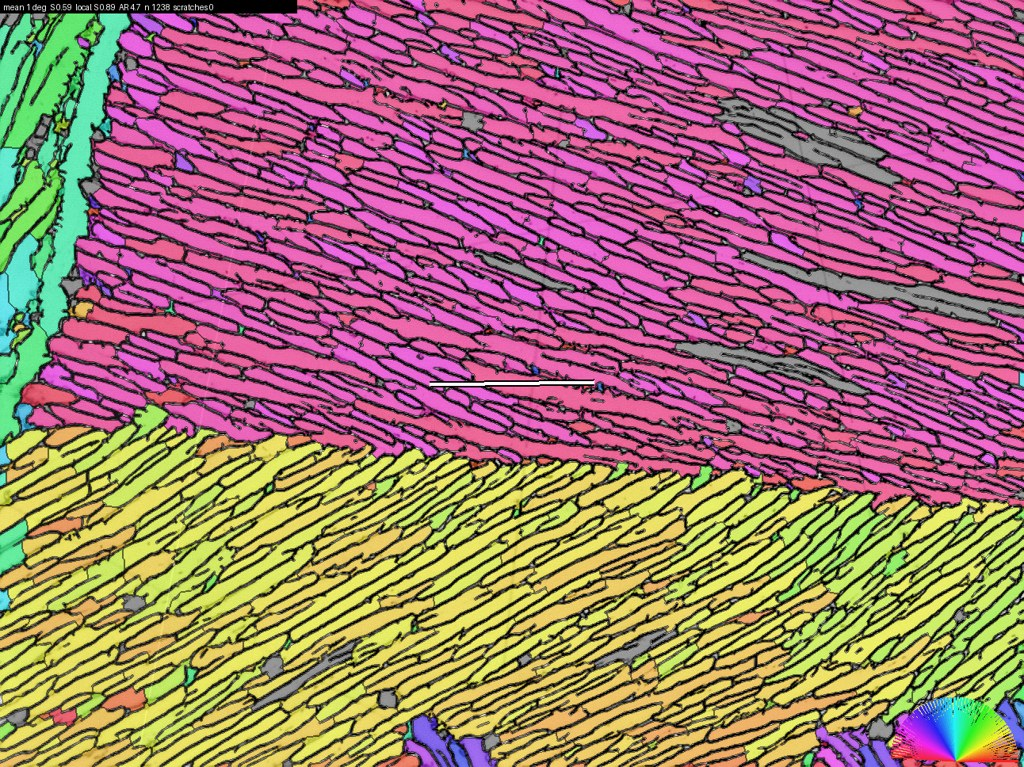
#> input picture results/flakes/scratched_test/faint/outputs/overlays/Ti64_28.jpg, 1024 x 767 px, given in place of Ti64_20.jpg, which was not available
$ python scratch_paste.py --src ../results/flakes/scratched_test/faint/outputs/overlays
#> lines starting #> are read from the running program, lines starting #| are printed output that depends on the picture; after the words box and inside, x2 and y2 are one past the last pixel; in counts of white or black regions, pixels touching at a corner belong together
#> in write_dataset, im is the input picture: shape (767, 1024, 3); mean R, G, B 158.8, 114.1, 110.3
"""Paste fake polishing scratches onto real micrographs, keeping the truth apart: the real-texture scratch test.

The real Ti64 images have no known scratches, so scratch handling on real texture cannot be scored on them.
This writes scratched copies with an exact record of where every scratch is, so the evaluator can score
(1) how many pasted scratches the method finds, and (2) how much the scratches change the measurements,
against the method's own result on the clean original.

Blindness: the positions come from a seed drawn from the operating system's entropy, written only into the
truth folder. This script prints counts only. Methods never see the truth folder (tests/test_leakage.py),
and the evaluator alone reads it.

Scratch model (bright-field optical polishing damage):
- 2-6 scratches per image; ~60 % along one common polishing direction (+-10 deg), the rest at random angles;
  directions are not chosen relative to the laths, so some run along them (the hard case);
- straight, 0.3-1.0 x the image diagonal long, 1-3 px wide, Gaussian cross-profile;
- ~70 % dark, ~30 % light, varying slowly along the length, with short dropouts (intermittent scratches);
- severity "faint": contrast 0.15-0.4 of the image's 5-95 % intensity range, 1-3 px wide;
  "strong": contrast 0.5-1.0, 2-4 px wide.

Writes, under the output folder:
    images/<name>.png             the scratched copy (what a method sees)
    truth/scratch/<name>.png      255 where a scratch crosses the local lath direction by >= 15 deg,
                                  128 where it runs along it (local direction from the clean image's structure tensor)
    truth/images.csv              per image: source file, number of scratches, seed (no positions)

    python -m src.scratch_paste --src $MICROGRAPHS_DIR/01_BEST_Ti64_lamellar_bimodal/data --out data/Ti64_scratched
"""

import argparse
import os
from pathlib import Path

import numpy as np
import pandas as pd
from PIL import Image
from scipy import ndimage as ndi
from skimage.feature import structure_tensor

PARALLEL_DEG = 15.0


def lath_direction(gray: np.ndarray, sigma: float = 7.5) -> np.ndarray:
    """Local lath direction (deg, x right, y up, counterclockwise) from the structure tensor of the clean image.
    Written here on purpose, apart from the method's own code: the truth must not depend on the method."""
    arr, acc, aqq = structure_tensor(ndi.gaussian_filter(gray, 1.0), sigma=sigma, order="rc")
    grad = 0.5 * np.degrees(np.arctan2(-2 * acc, aqq - arr))
    return (grad + 90) % 180


SEVERITY = {"faint": {"contrast": (0.15, 0.4), "width": (1.0, 3.0)},
            "strong": {"contrast": (0.5, 1.0), "width": (2.0, 4.0)}}


def paste(gray: np.ndarray, rng: np.random.Generator, severity: str = "faint") -> tuple[np.ndarray, np.ndarray, int]:
    """gray in [0, 1]. Returns the scratched image, the truth code map (255 crossing, 128 parallel), and the count."""
#> called with severity = 'faint'
    h, w = gray.shape
#> h = 767; w = 1024
    rows, cols = np.mgrid[0:h, 0:w]
    spread = float(np.subtract(*np.percentile(gray, [95, 5])))
#> spread = 0.692
    out = gray.copy()
    mask = np.zeros((h, w), bool)
    angle_of = np.full((h, w), np.nan)
    n = int(rng.integers(2, 7))
    polish = rng.uniform(0, 180)
    diag = np.hypot(h, w)
#> diag = 1279.4
    for _ in range(n):
        angle = (polish + rng.uniform(-10, 10)) % 180 if rng.uniform() < 0.6 else rng.uniform(0, 180)
        t = np.deg2rad(angle)
        r0, c0 = rng.uniform(0.15 * h, 0.85 * h), rng.uniform(0.15 * w, 0.85 * w)
        dist = np.abs((cols - c0) * np.sin(t) + (rows - r0) * np.cos(t))
        along = (cols - c0) * np.cos(t) - (rows - r0) * np.sin(t)
        half_len = rng.uniform(0.15, 0.5) * diag
        width = rng.uniform(*SEVERITY[severity]["width"])
        # contrast varying slowly along the length, with short dropouts
        positions = np.arange(-int(diag), int(diag) + 1)
        slow = ndi.gaussian_filter1d(rng.normal(0, 1, positions.size), 40)
        slow = 0.6 + 0.4 * (slow - slow.min()) / max(np.ptp(slow), 1e-9)
        drop = ndi.binary_dilation(rng.uniform(size=positions.size) < 0.004, iterations=int(rng.integers(3, 12)))
        strength = np.where(drop, 0.0, slow)
        idx = np.clip(np.round(along).astype(int) + int(diag), 0, positions.size - 1)
        amp = rng.uniform(*SEVERITY[severity]["contrast"]) * spread * (-1 if rng.uniform() < 0.7 else 1)
        on = (np.abs(along) < half_len) & (strength[idx] > 0)
        profile = np.exp(-0.5 * (dist / (width / 2)) ** 2) * on * strength[idx]
        out = out + amp * profile
        this = (dist <= width / 2 + 0.5) & on
        mask |= this
        angle_of[this] = angle
#> this loop made 5 passes
#> amp on passes 1 to 5: 0.258, -0.263, -0.243, -0.123, 0.273
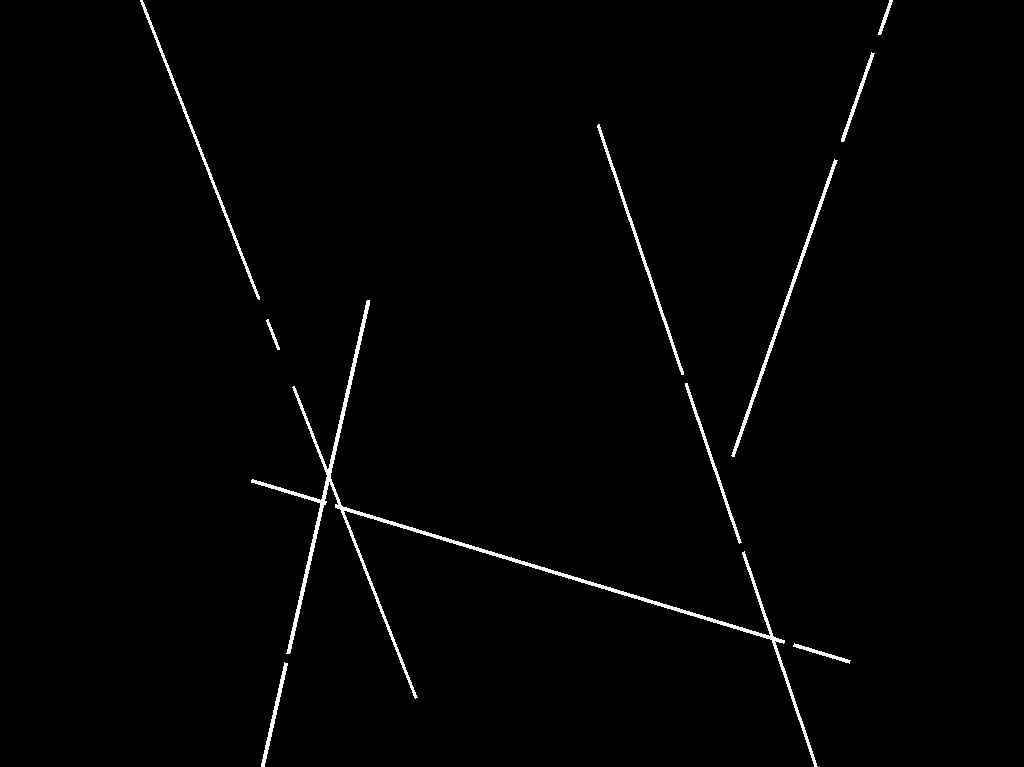
#> mask: shape (767, 1024) bool; 1.2% white; 10 white regions, largest, box (x1, y1, x2, y2) and area: (251, 300, 818, 767) 5104, (731, 159, 838, 457) 1137, (140, 0, 260, 300) 965
    lath = lath_direction(gray)
#> in lath_direction, `arr, acc, aqq = structure_tensor(ndi.gaussian_filter(gray, 1.0), sigma..`:
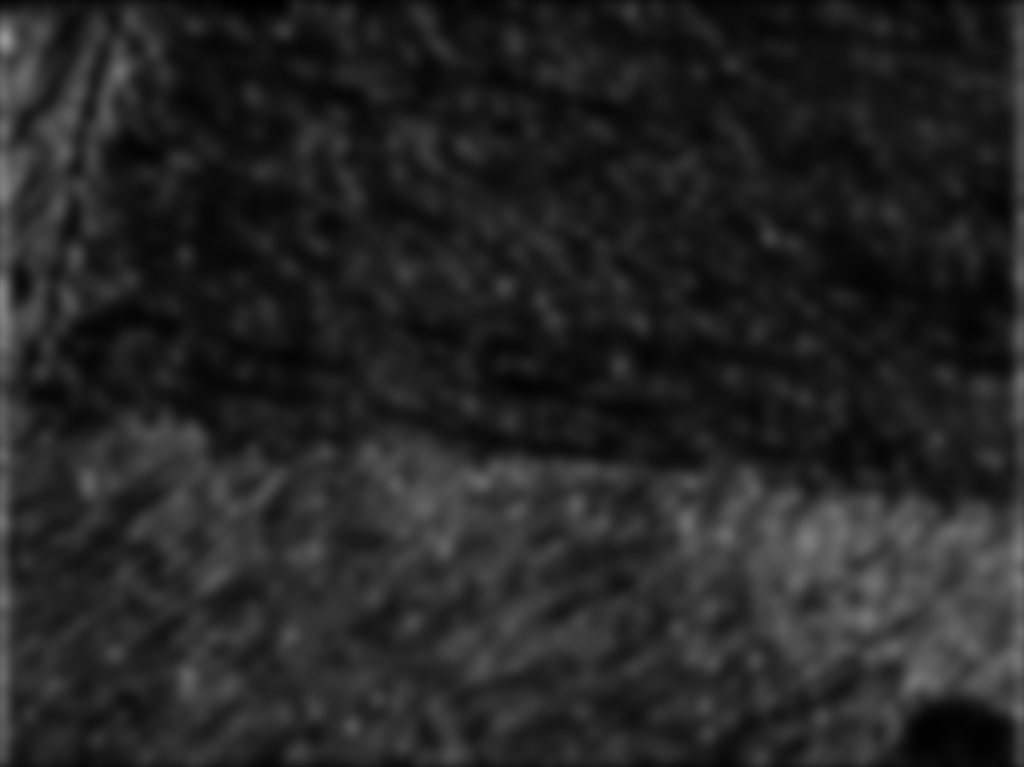
#> aqq: shape (767, 1024) float64; min 0.00202, max 0.595, mean 0.146
#> in lath_direction, `grad = 0.5 * np.degrees(np.arctan2(-2 * acc, aqq - arr))`:
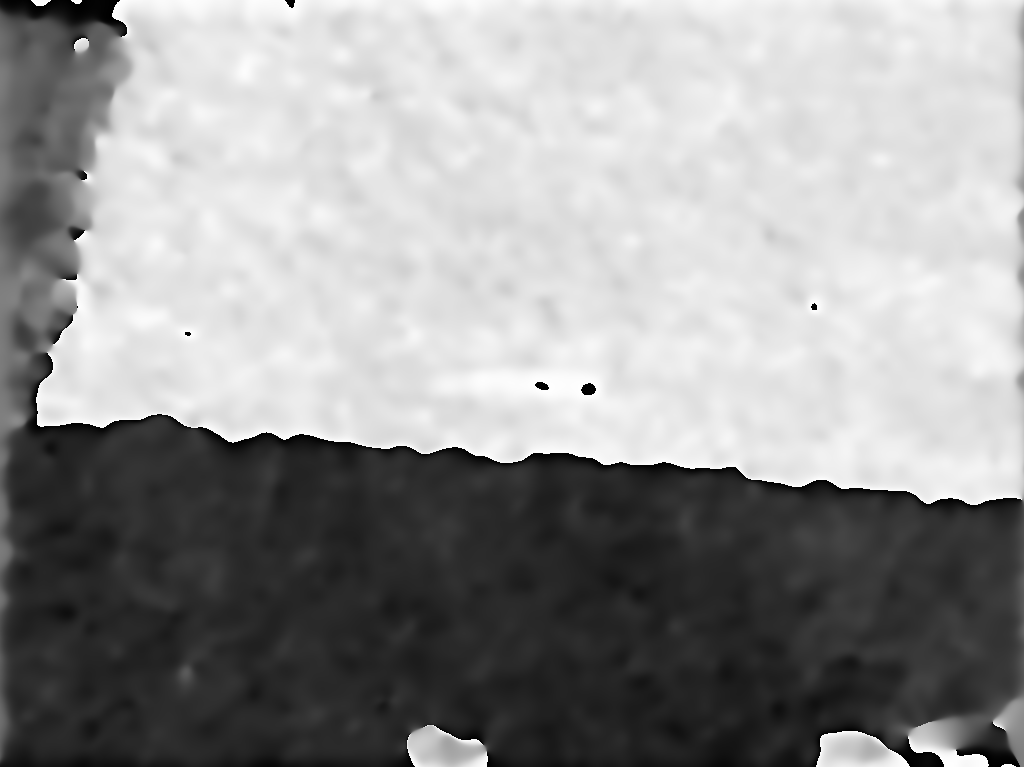
#> grad: shape (767, 1024) float64; min -90, max 90, mean 15; drawn with min black and max white
#> in lath_direction, `return (grad + 90) % 180`:
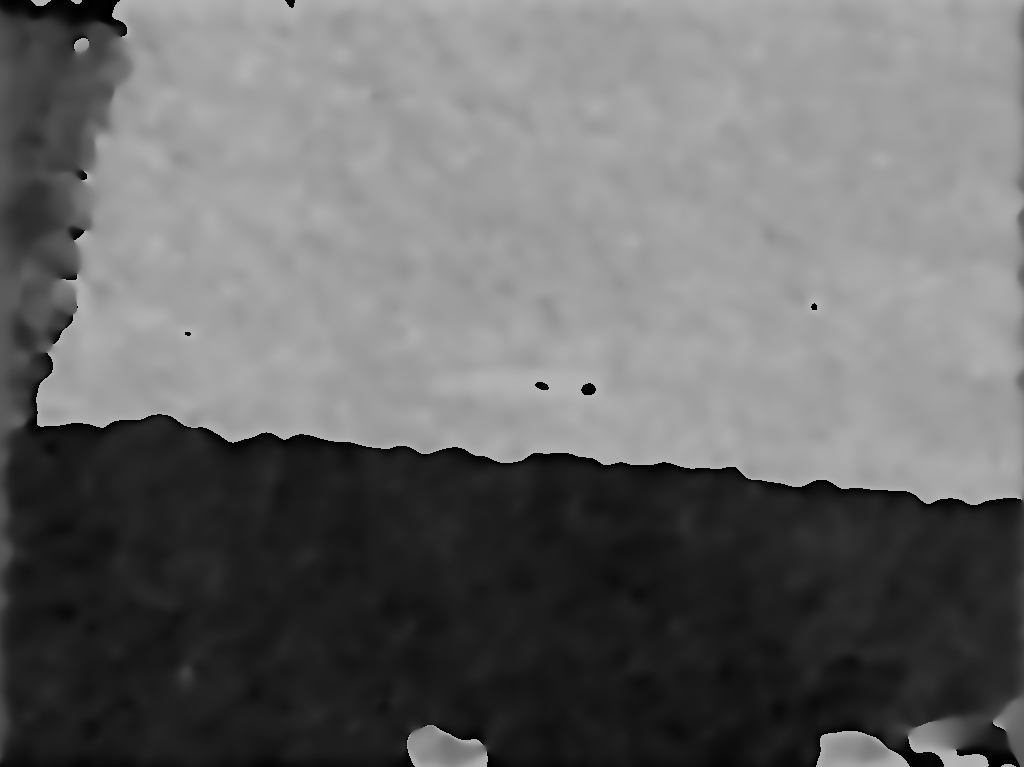
#> returned value: shape (767, 1024) float64; min 0.000975, max 180, mean 105
    d = np.abs((angle_of - lath) % 180)
    crossing = mask & (np.minimum(d, 180 - d) >= PARALLEL_DEG)
    code = np.where(crossing, 255, np.where(mask, 128, 0)).astype(np.uint8)
    return np.clip(out, 0, 1), code, n


def write_dataset(src: Path, names: list[str], out: Path, seed: int | None = None, severity: str = "faint") -> Path:
    out = Path(out)
    (out / "images").mkdir(parents=True, exist_ok=True)
    (out / "truth" / "scratch").mkdir(parents=True, exist_ok=True)
    seed = int.from_bytes(os.urandom(8), "little") if seed is None else seed
    rng = np.random.default_rng(seed)
    rows = []
    for name in names:
        im = np.array(Image.open(Path(src) / name))
        gray = (im[..., :3].mean(axis=-1) if im.ndim == 3 else im).astype(float) / 255.0
        scratched, code, n = paste(gray, rng, severity)
#> n = 5
        stem = Path(name).stem
        Image.fromarray((scratched * 255).round().astype(np.uint8)).save(out / "images" / f"{stem}.png")
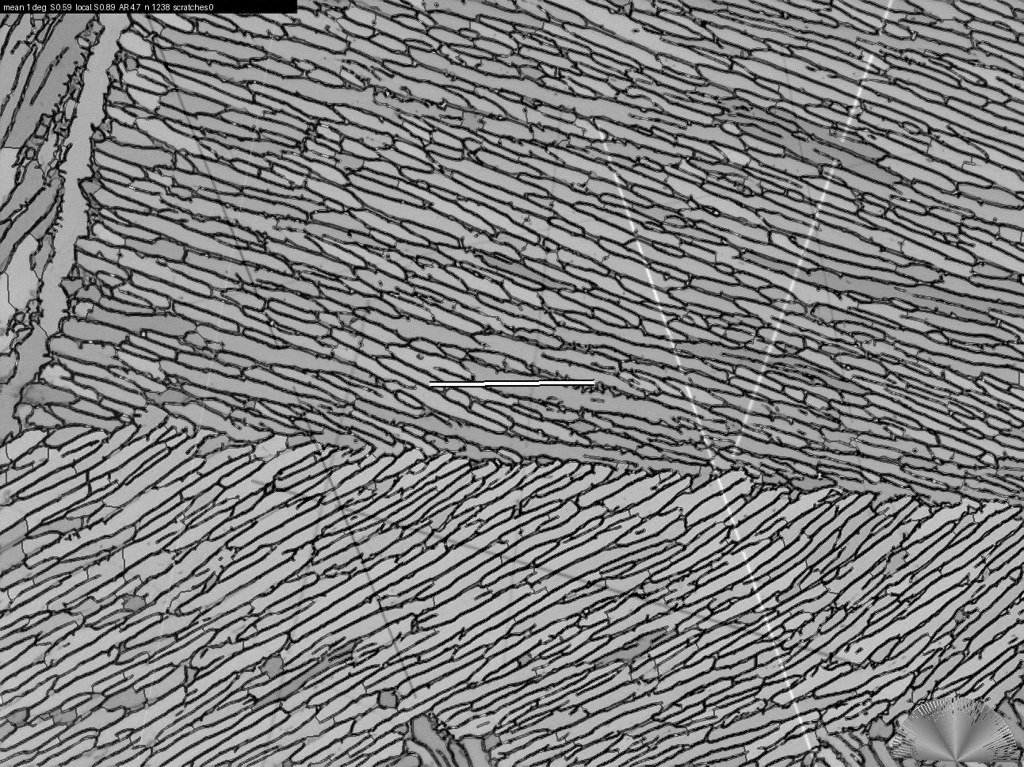
#> saved as Ti64_20.png: PIL image 1024x767 L; min 0, max 255, mean 127.7
        Image.fromarray(code).save(out / "truth" / "scratch" / f"{stem}.png")
        rows.append({"image": stem, "source": name, "n_scratches": n})
    table = pd.DataFrame(rows)
    table["seed"] = seed
    table["severity"] = severity
    table.to_csv(out / "truth" / "images.csv", index=False)
    return out


def main(argv=None) -> None:
    from src.splits import TI64_LAMELLAR

    parser = argparse.ArgumentParser(description=__doc__, formatter_class=argparse.RawDescriptionHelpFormatter)
    parser.add_argument("--src", type=Path, required=True, help="folder with the Ti64 images")
    parser.add_argument("--out", type=Path, default=Path("data/Ti64_scratched"))
    parser.add_argument("--severity", choices=sorted(SEVERITY), default="faint")
    args = parser.parse_args(argv)
    write_dataset(args.src, TI64_LAMELLAR, args.out, severity=args.severity)
    print(f"wrote {len(TI64_LAMELLAR)} scratched copies to {args.out}/images; truth in {args.out}/truth (not shown)")


if __name__ == "__main__":
#> (the run stopped early here; a loop or call above may not have finished)
